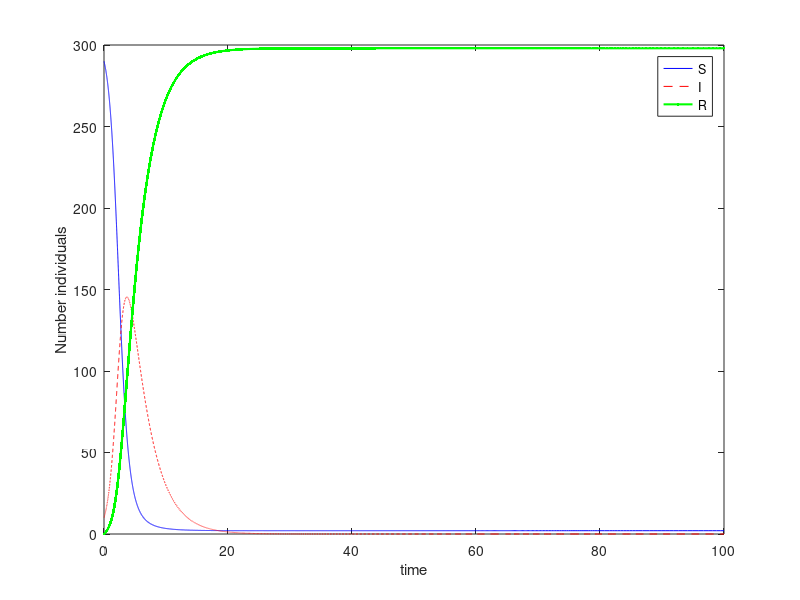

Write MATLAB code to recreate this figure.
function simulation_SIR

clear all ; close all ; clc ; format short ;

global beta gamma; 

% - parameters --
beta = 0.0055; % 0.0055
gamma = 0.33;  % 0.33

% gama/beta indica o numero de novas infecoes por dia para cada infetado


% - final time -- 
T = 100; 

% -- initial conditions --

S0 = 290; 
I0 = 10; 
R0 = 0; 

x0 = [S0; I0; R0]; 

% -- solve system of ODE's ----

options = odeset('AbsTol',1e-12,'RelTol',1e-12) ;
[t, z] = ode45(@sys, [0 T], x0, options);


% -------- figures ----------------

figure; 
plot(t, z(:, 1),'-b', t, z(:, 2),'--r', t, z(:, 3), '.-g', 'LineWidth',1.5); 
xlabel('time');  ylabel('Number individuals'); 
legend('S', 'I', 'R')



% -- System SIR -------------------

function zdot=sys(t,z)

global beta gamma;

% x = [S=x1; I=x2; R=x3]; 

x1=z(1); x2=z(2); x3=z(3); 

zdot = [ - beta.*x1.*x2 
         beta.*x1.*x2 - gamma.*x2  
         gamma.*x2] ; 
